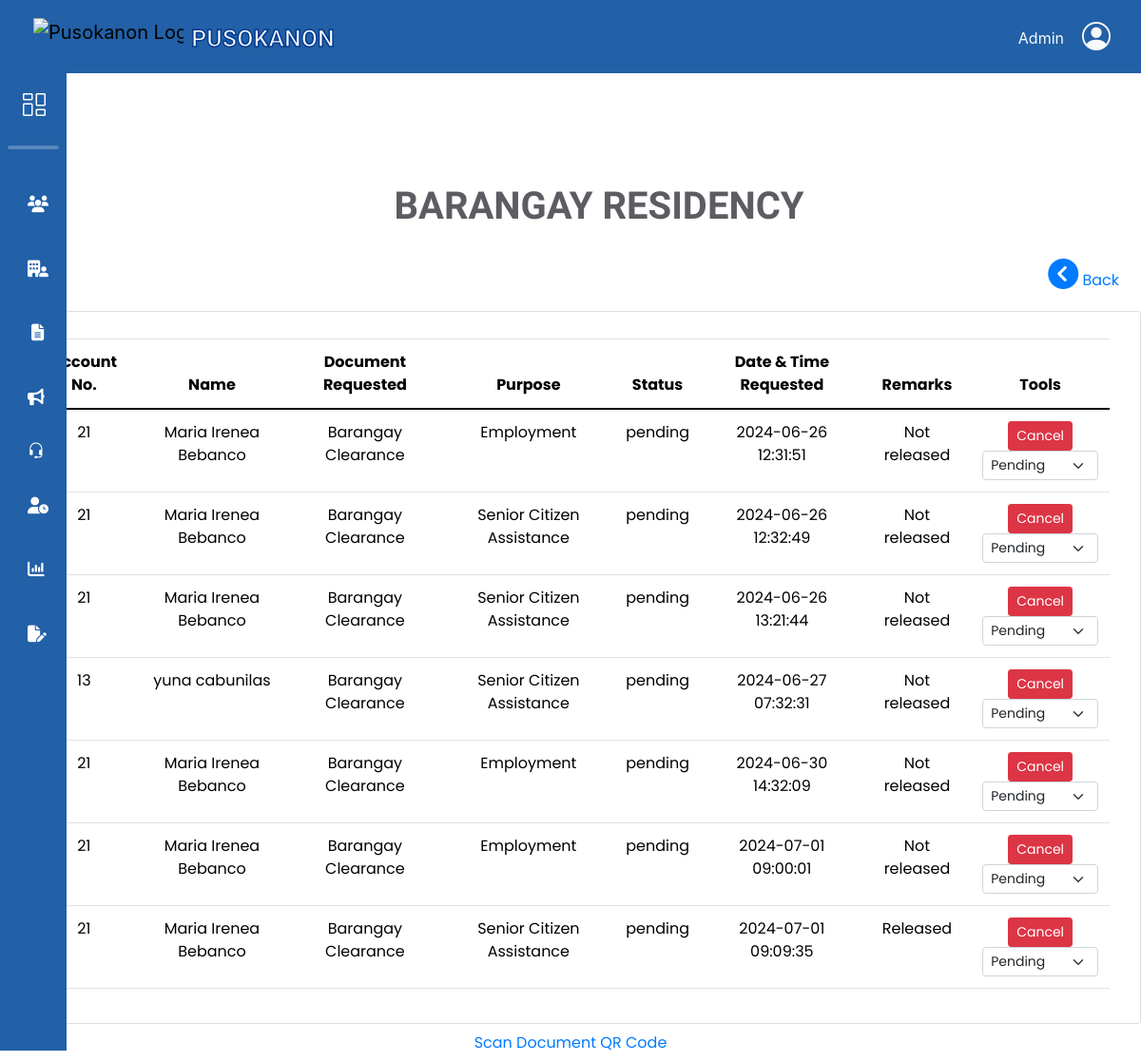
/adminbejo/Barangay-Residency.php, run on an earlier commit of the app's database.
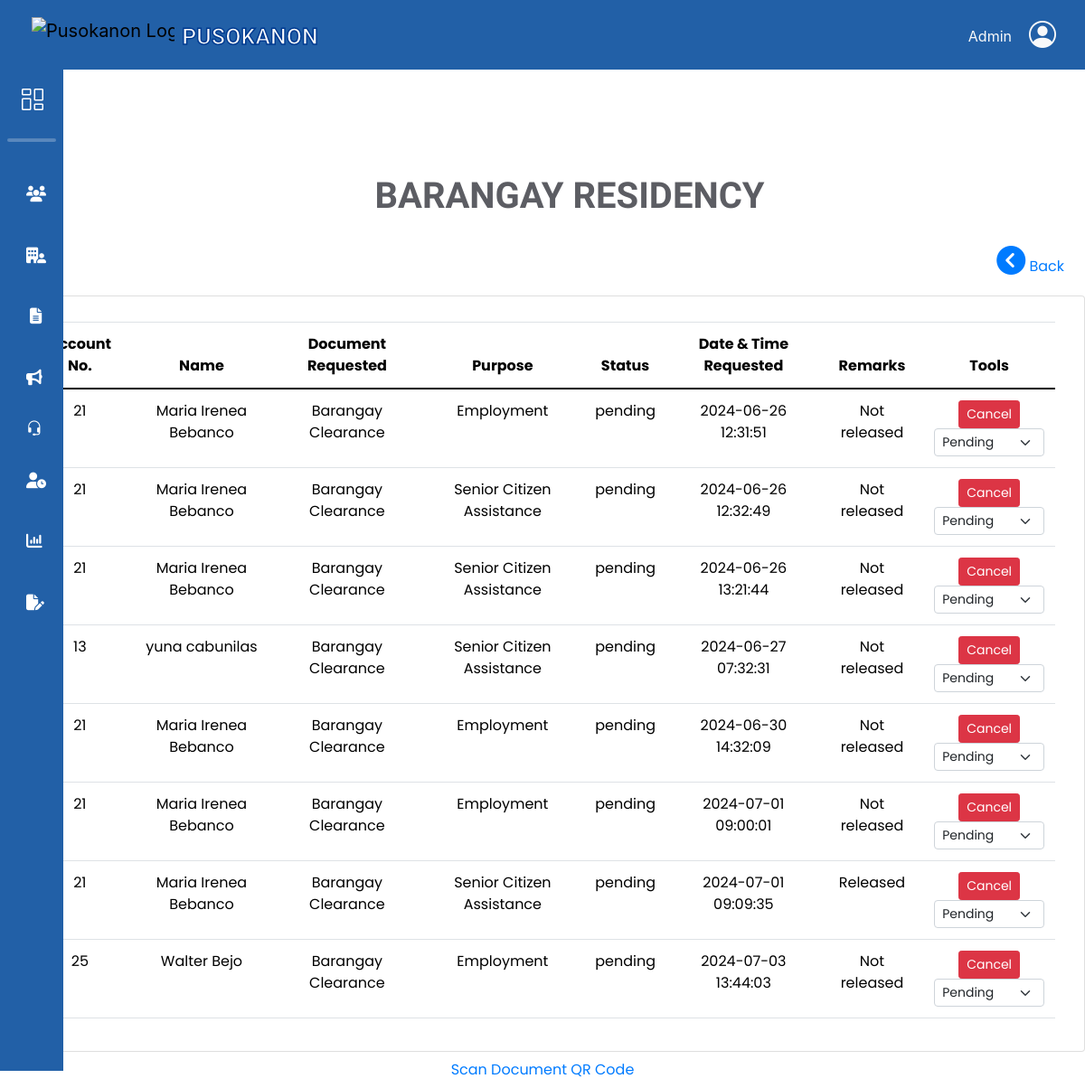
And on a later commit of the database.
### tables this page shows
CREATE TABLE `request_doc` (
  `doc_ID` int(11) NOT NULL,
  `res_id` int(11) NOT NULL,
  `docType_id` int(11) NOT NULL,
  `purpose_id` int(11) NOT NULL,
  `purpose_name` varchar(255) DEFAULT NULL,
  `stat` varchar(50) NOT NULL DEFAULT 'pending',
  `date_req` timestamp NOT NULL DEFAULT current_timestamp(),
  `date_processed` timestamp NULL DEFAULT current_timestamp() ON UPDATE current_timestamp(),
  `remarks` varchar(100) DEFAULT 'Not released',
  `request_id` varchar(20) NOT NULL,
  `qrCode_image` varchar(200) NOT NULL
);

CREATE TABLE `resident_users` (
  `res_ID` int(11) NOT NULL,
  `res_fname` varchar(50) NOT NULL,
  `res_lname` varchar(50) NOT NULL,
  `res_midname` varchar(50) NOT NULL,
  `res_suffix` varchar(10) DEFAULT NULL,
  `gender` varchar(10) NOT NULL,
  `birth_date` date NOT NULL,
  `civil_status` varchar(20) NOT NULL,
  `citizenship` varchar(30) NOT NULL,
  `place_birth` varchar(100) NOT NULL,
  `contact_no` varchar(13) NOT NULL,
  `res_email` varchar(100) NOT NULL,
  `addr_sitio` varchar(50) NOT NULL,
  `addr_purok` varchar(50) NOT NULL,
  `res_password` varchar(100) NOT NULL,
  `profile_picture` varchar(200) DEFAULT NULL,
  `registered_voter` varchar(15) NOT NULL,
  `userRole_id` int(11) NOT NULL,
  `reset_token_hash` varchar(64) DEFAULT NULL,
  `reset_token_expires_at` datetime DEFAULT NULL
);

CREATE TABLE `doc_type` (
  `docType_id` int(11) NOT NULL,
  `doc_name` varchar(100) NOT NULL,
  `doc_amount` int(11) NOT NULL
);

### db/DBconn.php (called while the page is built, shortened)
<?php
	function fetchdocsRequest($pdo) {
		$sql = "SELECT
					ru.res_id, doc_ID, stat,
					CONCAT(ru.res_fname, ' ', ru.res_lname) AS resident_name,
					dt.doc_name AS document_name,
					rd.purpose_name AS purpose_name,
					rd.date_req,
					rd.remarks
				FROM request_doc rd
				INNER JOIN resident_users ru ON rd.res_id = ru.res_id
				INNER JOIN doc_type dt ON rd.docType_id = dt.docType_id
				INNER JOIN docs_purpose dp ON rd.purpose_id = dp.purpose_id";
		$stmt = $pdo->prepare($sql);
		$stmt->execute();
		return $stmt->fetchAll();
	}
?>

### adminbejo/Barangay-Residency.php (the view, shortened to what this page needs)
<?php
include 'headerAdmin.php';
include '../db/DBconn.php';
$requests = fetchdocsRequest($pdo);
?>
<link rel="stylesheet" href="css/document.css">
<main>
    <div class="container-fluid">
        <div class="row">
            <div class="col-12 pt-3 d-flex justify-content-center">
                <h1 class="title">BARANGAY RESIDENCY</h1>
            </div>
        </div>
        <div class="row d-flex justify-content-end m-2">
            <div class="col-12 col-md-4 d-flex justify-content-end p-0">
                <a href="Admin-Document.php" class="back-button">
                    <i class="fa-solid fa-circle-chevron-left fa-2x"></i>
                    <span>Back</span>
                </a>
            </div>
        </div>
        <div class="row d-flex justify-content-center">
            <div class="card">
                <div class="card-body mt-2">
                    <div class="table-responsive">
                        <table class="table text-center">
                            <thead>
                                <tr>
                                    <th class="account-no">Account No.</th>
                                    <th class="name">Name</th>
                                    <th class="document-requested">Document Requested</th>
                                    <th class="purpose">Purpose</th>
                                    <th class="status">Status</th>
                                    <th class="date-time-requested">Date & Time Requested</th>
                                    <th class="remarks">Remarks</th>
                                    <th class="tools">Tools</th>
                                </tr>
                            </thead>
                            <tbody>
                                <?php foreach ($requests as $request): ?>
                                    <tr>
                                        <td class="account-no"><?= htmlspecialchars($request['res_id']); ?></td>
                                        <td class="name"><?= htmlspecialchars($request['resident_name']); ?></td>
                                        <td class="document-requested"><?= htmlspecialchars($request['document_name']); ?></td>
                                        <td class="purpose"><?= htmlspecialchars($request['purpose_name']); ?></td>
                                        <td class="status"><?= htmlspecialchars($request['stat']); ?></td>
                                        <td class="date-time-requested"><?= htmlspecialchars($request['date_req']); ?></td>
                                        <td class="remarks"><?= htmlspecialchars($request['remarks']); ?></td>
                                        <td class="tools">
                                            <div class="inline-tools">
                                                <div class="btn btn-danger btn-sm btn-1">Cancel</div>
                                                <form class="status-form" action="../db/updateStatus.php" method="POST">
                                                    <select name="status" class="form-select form-select-sm" onchange="this.form.submit()">
                                                        <option value="Pending" <?= $request['stat'] == 'Pending' ? 'selected' : ''; ?>>Pending</option>
                                                    </select>
                                                </form>
                                            </div>
                                        </td>
                                    </tr>
                                <?php endforeach; ?>
                            </tbody>
                        </table>
                    </div>
                </div>
            </div>
        </div>
        <div class="row d-flex justify-content-center m-2">
            <div class="col-12 col-md-4 d-flex justify-content-center align-items-end p-0">
                <a href="ScanQR.php" class="asd-button">Scan Document QR Code</a>
            </div>
        </div>
    </div>
</main>
<?php include 'footerAdmin.php';?>

What changed in the data, as far as the page shows it:
added request_doc: res.res_ID "25", resident_name "Walter Bejo", docType.doc_name "Barangay Clearance", purpose_name "Employment", stat "pending", date_req "2024-07-03 13:44:03", remarks "Not released"
